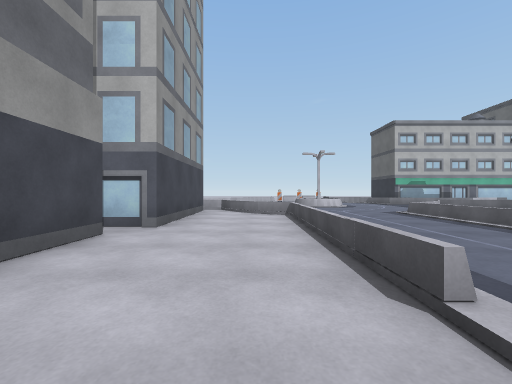
[1] (above)

24 first-person views from a walk through a scene from a Unity 3-D project. The camera is 1.2 m above the floor, looks level and sees 90° across. The floor is counted in squares, 2 m on a side. Each view is taken from the middle of a square. On the plan, view 1 faces up. The plan holds only what a view shows up to about 9 squares ahead; the rest is blank. The place goes on beyond the plan. The player character is not drawn. Surface patterns are stand-ins for the level's own textures.

[2]
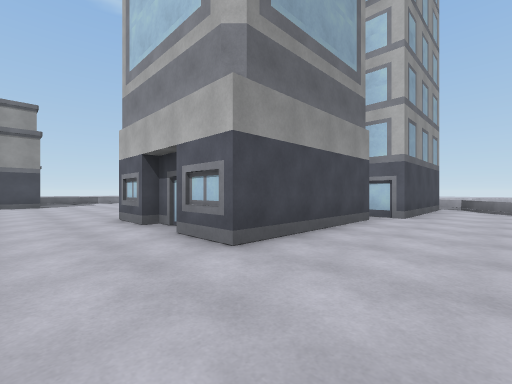

[3]
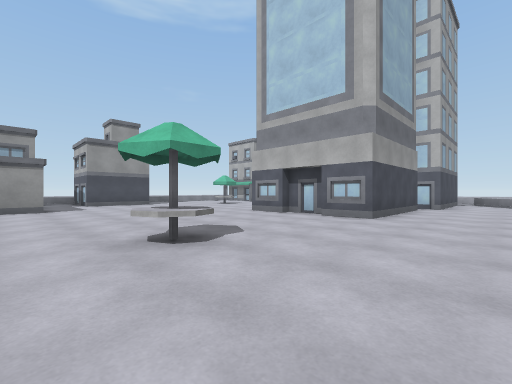

[4]
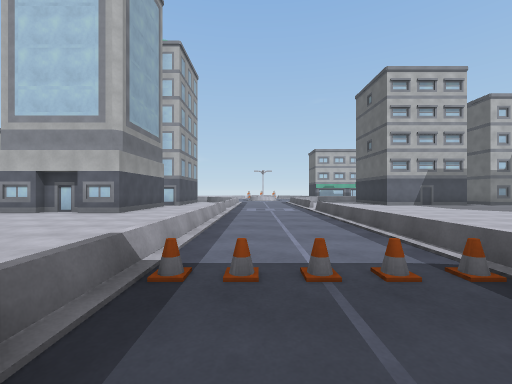

[5]
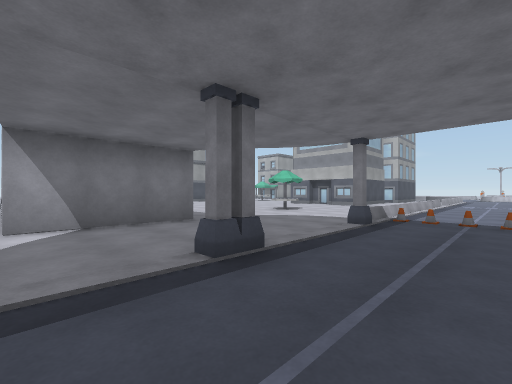

[6]
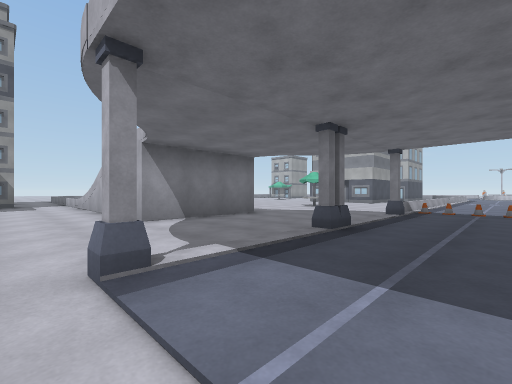

[7]
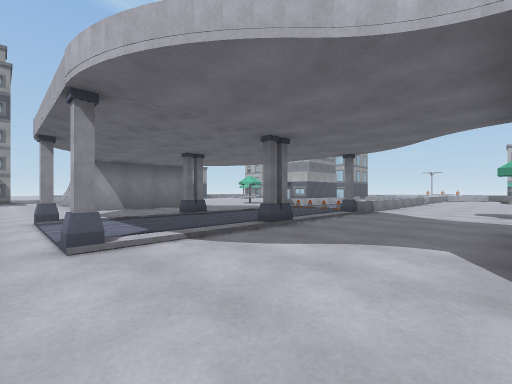

[8]
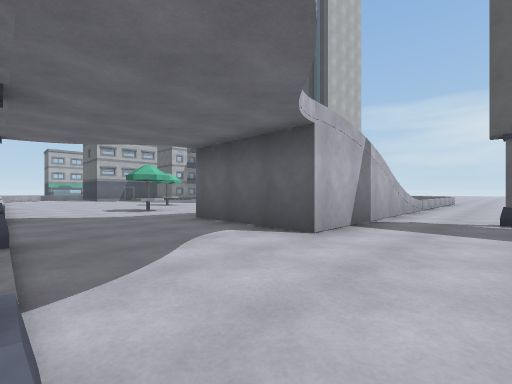

[9]
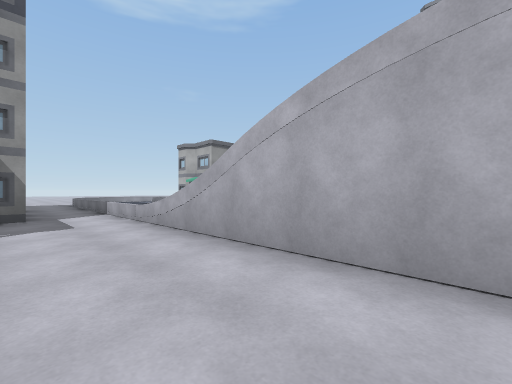

[10]
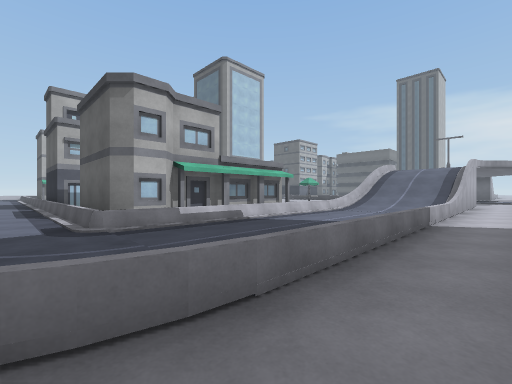

[11]
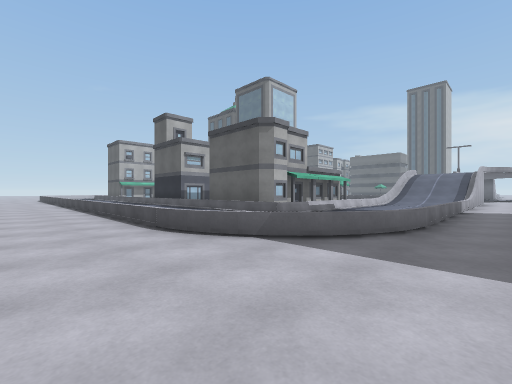

[12]
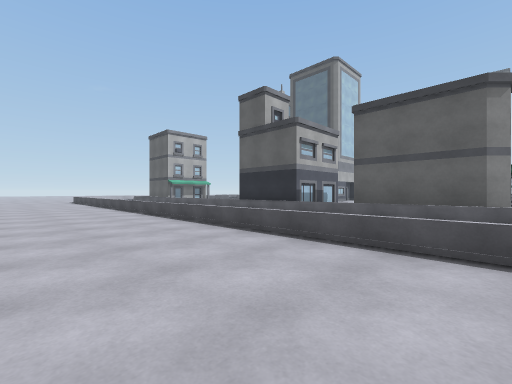

[13]
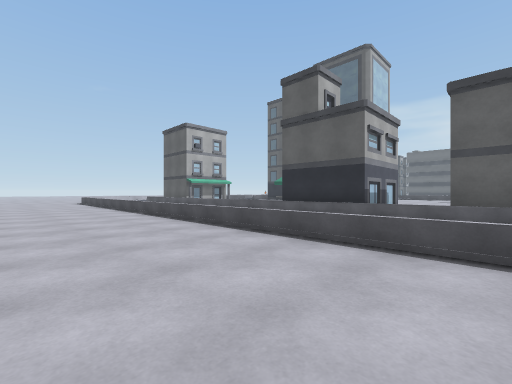

[14]
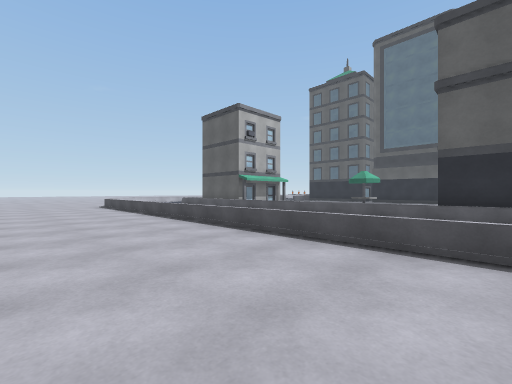

[15]
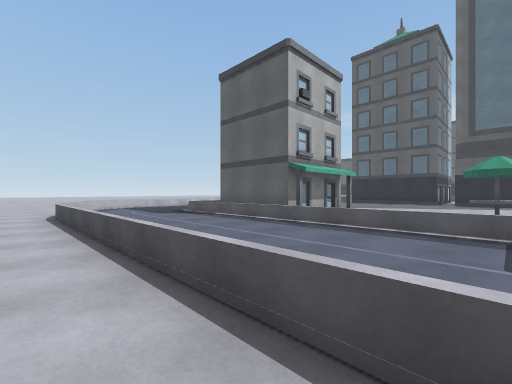

[16]
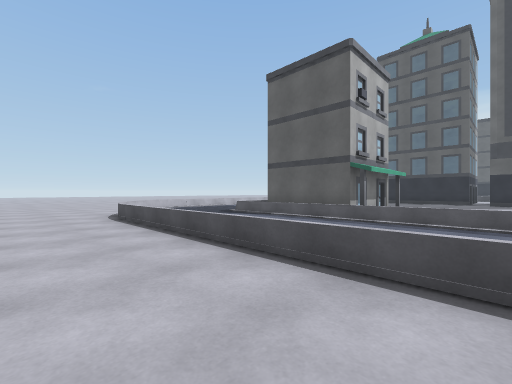

[17]
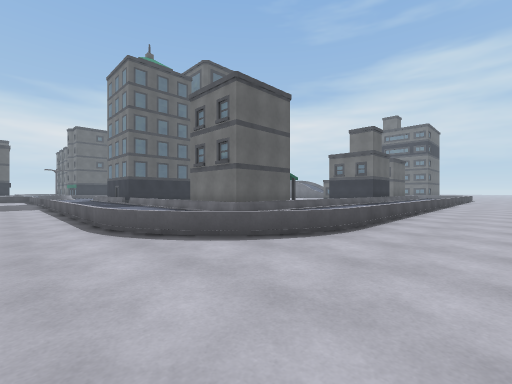

[18]
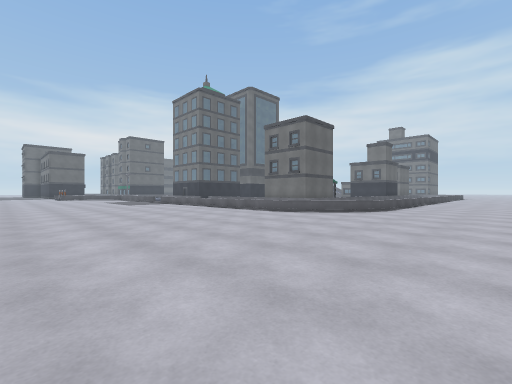

[19]
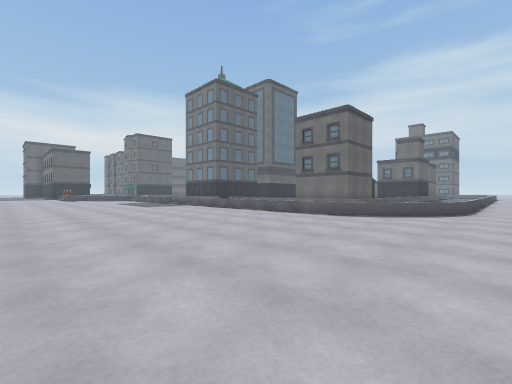

[20]
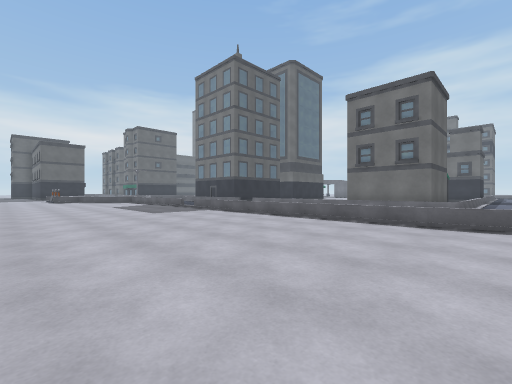

[21]
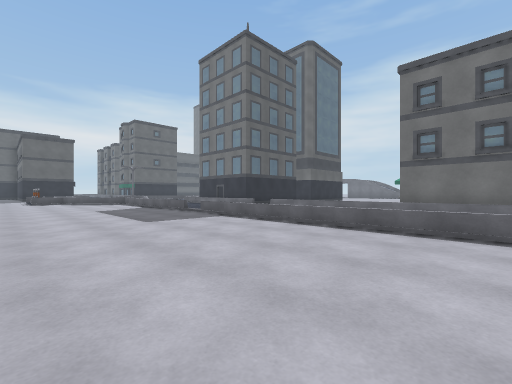

[22]
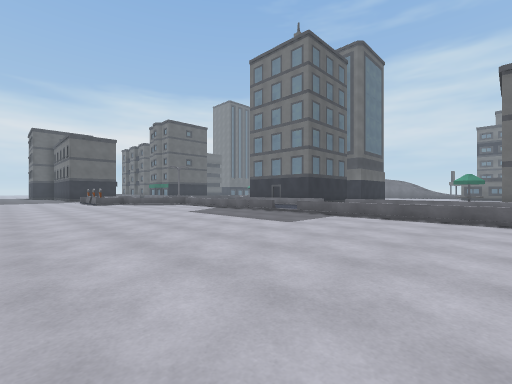

[23]
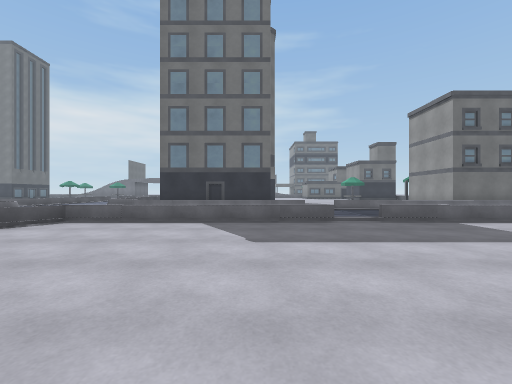

[24]
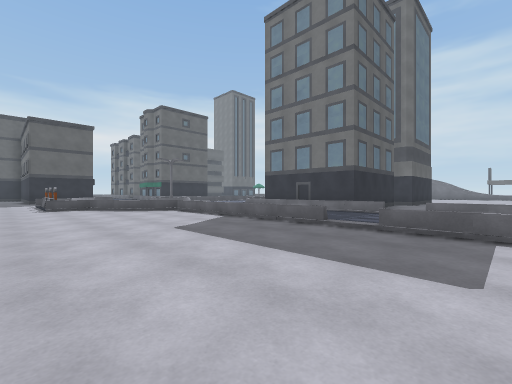

### Floor plan
Key: @ floor where view 1 was taken; # wall or solid block; x gap in a wall; . main floor; : floor 0.25 m higher than the main floor; + floor 0.75 m higher than the main floor; / step, stairs or slope; = window, fence, low wall or low ledge; ^ raised ledge; B building; U umbrella; O other object.
Columns run from 21 left of view 1 to 16 right of it. Each row starts with its distance up from view 1.
 18 ......................
 17 ......................
 16 ........................
 15 ......................#O
 14 ......................=
 13 ...................../
 12 .....=.......///....=
 11 ....=.       ...
 10 ...=...  ..  ...
  9 ...=..////==== =/////   .../=
  8 .../..=###      ####=  ....=
  7 .../..=###      #  #.=/../=
  6 .../..=B##         #..=..=
  5 .../..=    ..     ##..=..+
  4 .../..=    ...     ...=..+
  3 .../..=    ....    #..=..
  2 .../..=   UU...    #..=.
  1 .../  =    ..   ####../../  ....
  0 .../  =   .....##.##.@=../  ....
 -1 .../ .#  .............=..+ ....
 -2 .../ .^  .............=..+....
 -3 .../ .B##  ...........=..+...
 -4 .../ .=    .......U...=..+...
 -5 .../ .##   B......U...=..+....
 -6 .../ .##   #..........=..+..UU
 -7 .../ .##         .....=..=....
 -8 .../ .###BBB     ...../../....
 -9  ..= ://///////    /../../../
-10  ..= ::......://   /..#..#../
-11  ...=::......:///  /../../../
-12  ....=========xxxx#/../../../#xxxx==
-13  .....................#..#............
-14            B...................O......

Where each view was taken, in squares from view 1:
view 1: 0 up, 0 right, facing up
view 2: 2 down, 0 right, facing up-left
view 3: 6 down, 0 right, facing up-left
view 4: 8 down, 2 right, facing up
view 5: 12 down, 3 right, facing up-left
view 6: 14 down, 3 right, facing up-left
view 7: 14 down, 7 right, facing up-left
view 8: 14 down, 4 right, facing up-right
view 9: 14 down, 3 left, facing up-left
view 10: 13 down, 16 left, facing up-right
view 11: 13 down, 20 left, facing up-right
view 12: 8 down, 21 left, facing up-right
view 13: 6 down, 21 left, facing up-right
view 14: 2 down, 21 left, facing up-right
view 15: 2 up, 19 left, facing up-right
view 16: 3 up, 20 left, facing up-right
view 17: 13 up, 20 left, facing down-right
view 18: 18 up, 21 left, facing down-right
view 19: 18 up, 19 left, facing down-right
view 20: 17 up, 16 left, facing down-right
view 21: 16 up, 14 left, facing down-right
view 22: 18 up, 12 left, facing down-right
view 23: 17 up, 5 left, facing down
view 24: 16 up, 9 left, facing down-right
